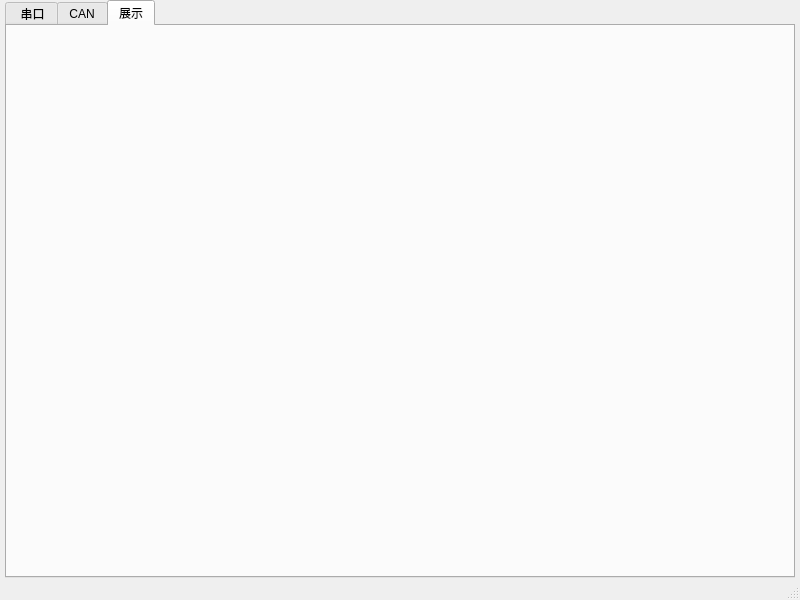
<?xml version="1.0" encoding="UTF-8"?>
<ui version="4.0">
 <class>MainWindow</class>
 <widget class="QMainWindow" name="MainWindow">
  <property name="geometry">
   <rect>
    <x>0</x>
    <y>0</y>
    <width>800</width>
    <height>600</height>
   </rect>
  </property>
  <property name="windowTitle">
   <string>MainWindow</string>
  </property>
  <widget class="QWidget" name="centralwidget">
   <layout class="QGridLayout" name="gridLayout">
    <property name="leftMargin">
     <number>5</number>
    </property>
    <property name="topMargin">
     <number>0</number>
    </property>
    <property name="rightMargin">
     <number>5</number>
    </property>
    <property name="bottomMargin">
     <number>0</number>
    </property>
    <property name="spacing">
     <number>0</number>
    </property>
    <item row="0" column="0">
     <widget class="QTabWidget" name="tabWidget">
      <property name="currentIndex">
       <number>2</number>
      </property>
      <widget class="QWidget" name="tab">
       <attribute name="title">
        <string> 串口</string>
       </attribute>
       <layout class="QGridLayout" name="gridLayout_2">
        <item row="0" column="0">
         <widget class="dataShowForm" name="widget_datashow" native="true"/>
        </item>
       </layout>
      </widget>
      <widget class="QWidget" name="tab_2">
       <attribute name="title">
        <string>CAN</string>
       </attribute>
       <layout class="QGridLayout" name="gridLayout_6">
        <item row="1" column="0">
         <widget class="canDataShowForm" name="widget_canDataShow" native="true"/>
        </item>
       </layout>
      </widget>
      <widget class="QWidget" name="tab_3">
       <attribute name="title">
        <string>展示</string>
       </attribute>
       <layout class="QGridLayout" name="gridLayout_3">
        <item row="0" column="0">
         <widget class="QWidget" name="widget" native="true"/>
        </item>
       </layout>
      </widget>
     </widget>
    </item>
   </layout>
  </widget>
  <widget class="QMenuBar" name="menubar">
   <property name="geometry">
    <rect>
     <x>0</x>
     <y>0</y>
     <width>800</width>
     <height>23</height>
    </rect>
   </property>
  </widget>
  <widget class="QStatusBar" name="statusbar"/>
 </widget>
 <customwidgets>
  <customwidget>
   <class>dataShowForm</class>
   <extends>QWidget</extends>
   <header>datashowform.h</header>
   <container>1</container>
  </customwidget>
  <customwidget>
   <class>canDataShowForm</class>
   <extends>QWidget</extends>
   <header>canDataShowForm.h</header>
   <container>1</container>
  </customwidget>
 </customwidgets>
 <resources/>
 <connections/>
</ui>
